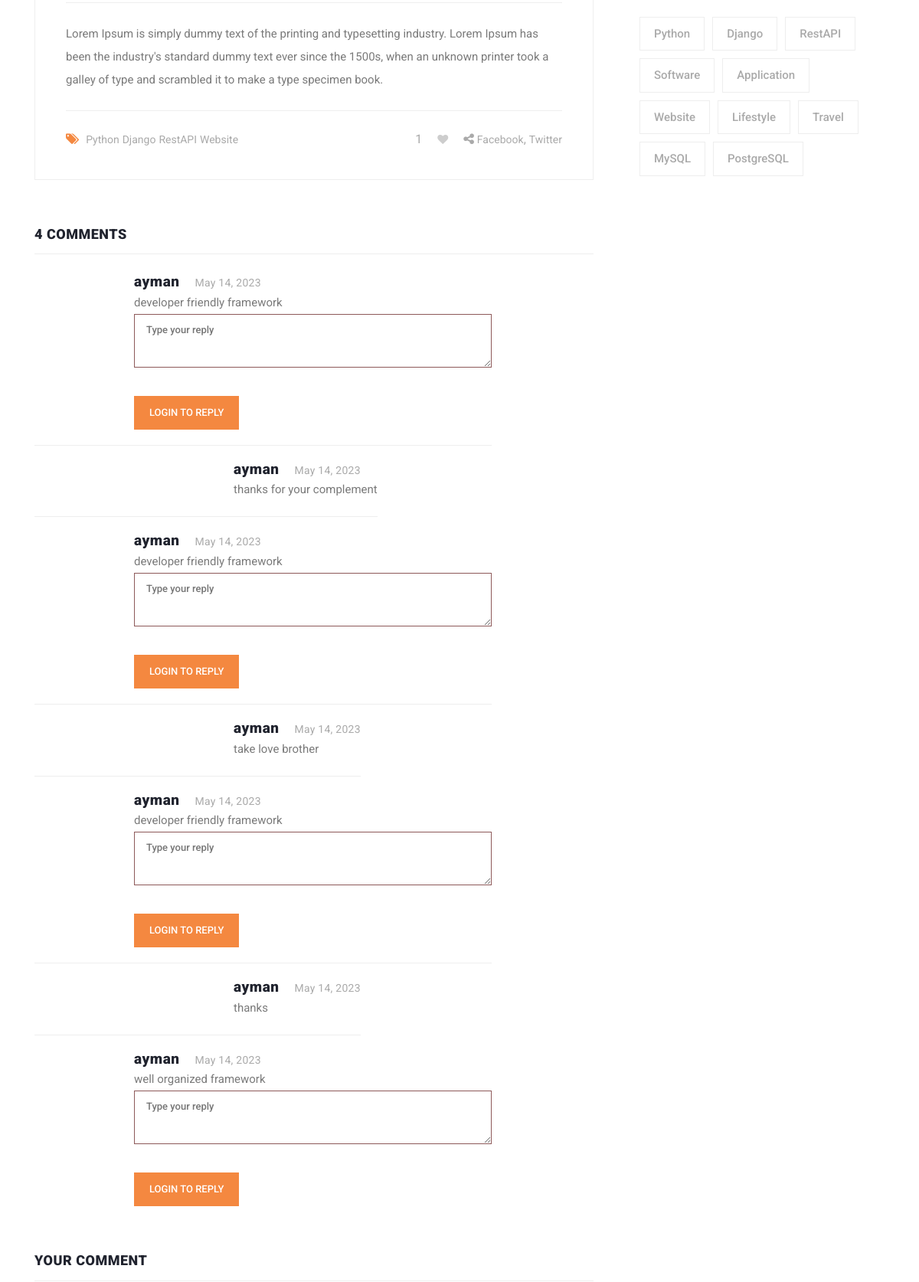
Page /blog/website-design-using-django-framework/ (middle part) on the earlier database version.
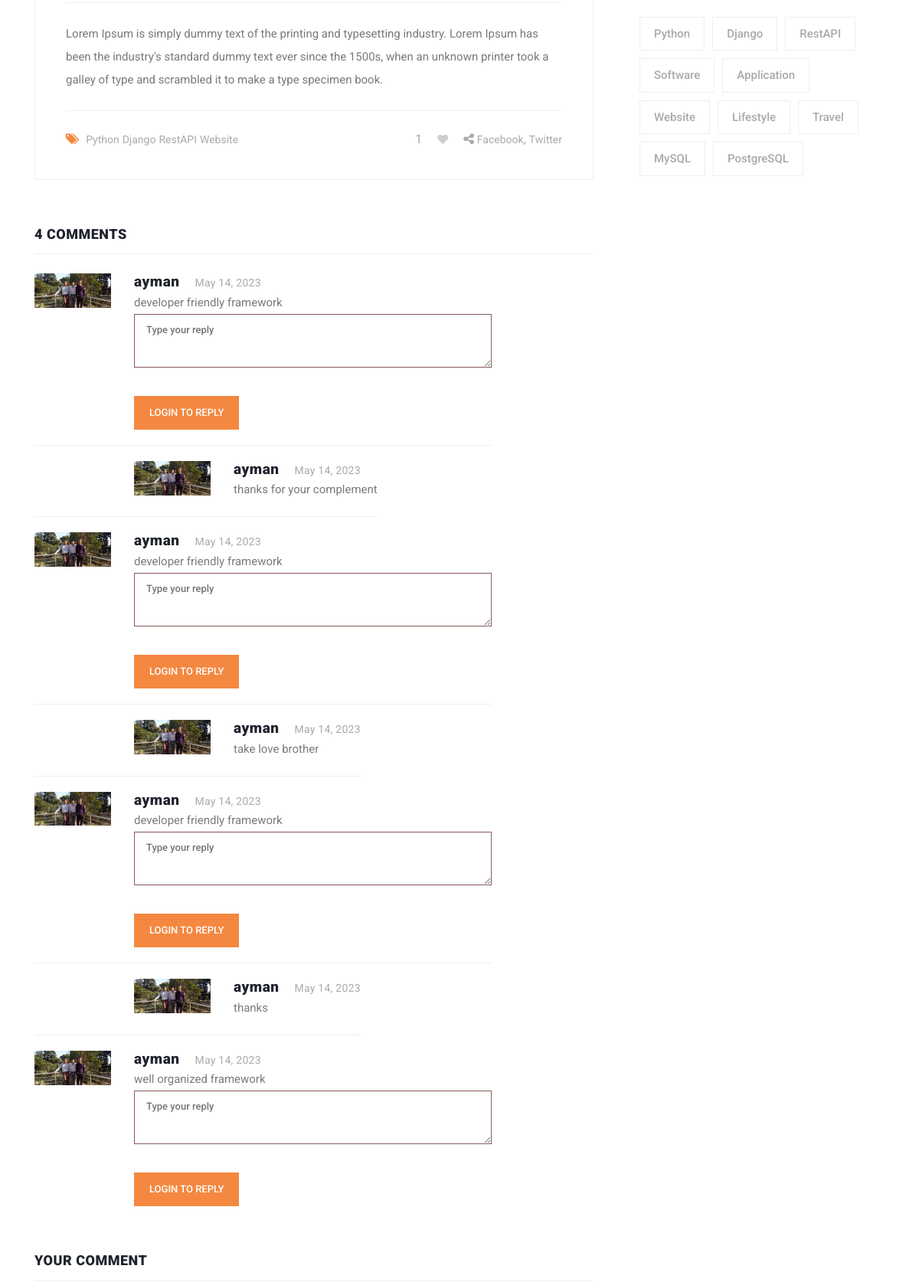
Same page on the later database version.
### blog/models.py (models this page shows, shortened)
class Blog(models.Model):
    user = models.ForeignKey(User, related_name='user_blogs', on_delete=models.CASCADE)
    category = models.ForeignKey(Category, related_name='category_blogs', on_delete=models.CASCADE)
    tags = models.ManyToManyField(Tag, related_name='tag_blogs', blank=True)
    likes = models.ManyToManyField(User, related_name='user_likes', blank=True)
    title = models.CharField(max_length=250)
    slug = models.SlugField(null=True, blank=True)
    banner = models.ImageField(upload_to='blog_banners')
    description = models.CharField(max_length=1000)
    created_date = models.DateField(auto_now_add=True)

class Tag(models.Model):
    title = models.CharField(max_length=100)
    slug = models.SlugField(null=True, blank=True)
    created_date = models.DateField(auto_now_add=True)

class Comment(models.Model):
    user = models.ForeignKey(User, related_name='user_comments', on_delete=models.CASCADE)
    blog = models.ForeignKey(Blog, related_name='blog_comments', on_delete=models.CASCADE)
    text = models.TextField()
    created_date = models.DateField(auto_now_add=True)

class Reply(models.Model):
    user = models.ForeignKey(User, related_name='user_replies', on_delete=models.CASCADE)
    comment = models.ForeignKey(Comment, related_name='comment_replies', on_delete=models.CASCADE)
    text = models.TextField()
    created_date = models.DateField(auto_now_add=True)

### account/models.py (models this page shows, shortened)
class User(AbstractUser):
    email = models.EmailField(max_length=150, unique=True, error_messages={
        "unique":"Email must be unique"
    })
    image = models.ImageField(null=True, blank=True, upload_to="user-images")
    REQUIRED_FIELDS = ["email"]
    objects = CustomUserManager()
    def get_profile_picture(self):
        url = ""
        try:
            url = self.image.url
        except:
            url = ""
        return url

### blog/views.py (the view)
# urls.py: path('blog/<str:slug>/', views.blog_details, name='blog_details'),
def blog_details(request, slug):
    blog = get_object_or_404(Blog, slug=slug)
    category = Category.objects.get(id=blog.category.id)
    comments = blog.blog_comments.all()
    related_blogs = category.category_blogs.all()
    tags = Tag.objects.order_by('created_date')
    liked_by = request.user in blog.likes.all()
    context = {
        'blog' : blog,
        'comments' : comments,
        'related_blogs' : related_blogs,
        'tags' : tags,
        'liked_by' : liked_by
    }
    return render(request, 'blog-details.html', context)

### blog/context_processors.py (called while the page is built)
def get_all_categories(request):
    categories = Category.objects.order_by('-created_date')
    context = {
        'categories' : categories
    }
    return context

def get_all_tags(request):
    tags = Tag.objects.order_by('-created_date')
    context = {
        'tags' : tags
    }
    return context

### templates/blog-details.html (shortened to what this page needs)
{% extends 'base.html' %}
{% load static %}
{% block content %}
  <section class="blog-posts grid-system">
    <div class="container">
      <div class="row">
        <div class="col-lg-8">
          <div class="all-blog-posts">
            <div class="row">
              <div class="col-lg-12">
                <div class="blog-post">
                  <div class="down-content">
                    <p>{{blog.description}}</p>
                    <div class="post-options">
                      <div class="row">
                        <div class="col-6">
                          <ul class="post-tags">
                            <li><i class="fa fa-tags"></i></li>
                            {% if blog.tags.all.count > 0 %}
                              {% for tag in blog.tags.all %}
                              <li><a href="#">{{tag.title}}</a></li>
                              {% endfor %}
                            {% else %}
                              None
                            {% endif %}
                          </ul>
                        </div>
                        {% if request.user.is_authenticated %}
                        <div class="col-6">
                          <ul class="post-share">
                            <li id="like-count">{{blog.likes.count}}</li>
                            {% if liked_by %}
                            <li class="pl-3 pr-3"><a href="javascript:void(0);"><i id="like-icon" data-blog="{{blog.id}}" class="fa fa-heart"></i></a></li>
                            {% else %}
                            <li class="pl-3 pr-3"><a href="javascript:void(0);"><i id="like-icon" data-blog="{{blog.id}}" class="fa fa-heart empty-heart"></i></a></li>
                            {% endif %}
                            <li><i class="fa fa-share-alt"></i></li>
                            <li><a href="#">Facebook</a>,</li>
                            <li><a href="#"> Twitter</a></li>
                          </ul>
                        </div>
                        {% else %}
                        <div class="col-6">
                          <ul class="post-share">
                            <li id="like-count">{{blog.likes.all.count}}</li>
                            {% if liked_by %}
                            <li class="pl-3 pr-3"><a href="{% url 'home' %}"><i id="like-icon" data-blog="{{blog.id}}" class="fa fa-heart"></i></a></li>
                            {% else %}
                            <li class="pl-3 pr-3"><a href="{% url 'home' %}"><i id="like-icon" data-blog="{{blog.id}}" class="fa fa-heart empty-heart"></i></a></li>
                            {% endif %}
                            <li><i class="fa fa-share-alt"></i></li>
                            <li><a href="#">Facebook</a>,</li>
                            <li><a href="#"> Twitter</a></li>
                          </ul>
                        </div>
                        {% endif %}
                      </div>
                    </div>
                  </div>
                </div>
              </div>
              <div class="col-lg-12">
                <div class="sidebar-item comments">
                  <div class="sidebar-heading">
                    <h2>{{blog.blog_comments.all.count}} comments</h2>
                  </div>
                  <div class="content">
                    <ul>
                      {% for comment in comments %}
                        <li>
                          <div class="author-thumb">
                            <img src="{{comment.user.get_profile_picture}}" alt="">
                          </div>
                          <div class="right-content">
                            <h4>{{comment.user.username}}<span>{{comment.created_date}}</span></h4>
                            <p>{{comment.text}}</p>
                            <form class="submit-reply" id="comment" action="{% url 'add_reply' blog.id comment.id %}" method="post">
                              <div class="row">
                                <div class="col-lg-12">
                                  <fieldset>
                                    <textarea name="text" id="message" placeholder="Type your reply" required=""></textarea>
                                  </fieldset>
                                </div>
                                <div class="col-lg-12">
                                  <fieldset>
                                    {% if request.user.is_authenticated %}
                                      <button type="submit" id="form-submit" class="main-button reply-button">Submit</button>
                                    {% else %}
                                      <a type="submit" href="#" id="form-submit" class="main-button reply-button">Login to reply</a>
                                    {% endif %}
                                  </fieldset>
                                </div>
                              </div>
                            </form>
                          </div>
                        </li>
                          {% for reply in comment.comment_replies.all %}
                          <li class="replied">
                            <div class="author-thumb">
                              <img src="{{reply.user.get_profile_picture}}" alt="">
                            </div>
                            <div class="right-content">
                              <h4>{{reply.user.username}}<span>{{reply.created_date}}</span></h4>
                              <p>{{reply.text}}</p>
                            </div>
                          </li>
                          {% endfor %}
                        {% endfor %}
                    </ul>
                  </div>
                </div>
              </div>
              <div class="col-lg-12">
                <div class="sidebar-item submit-comment">
                  <div class="sidebar-heading">
                    <h2>Your comment</h2>
                  </div>
                </div>
              </div>
            </div>
          </div>
        </div>
        <div class="col-lg-4">
          <div class="sidebar">
            <div class="row">
              <div class="col-lg-12">
                <div class="sidebar-item tags">
                  <div class="content">
                    <ul>
                      {% for tag in tags %}
                      <li><a href="#">{{tag.title}}</a></li>
                      {% endfor %}
                    </ul>
                  </div>
                </div>
              </div>
            </div>
          </div>
        </div>
      </div>
    </div>
  </section>
{% endblock content %}

### templates/base.html (shortened to what this page needs)
{% load static %}
<!DOCTYPE html>
<html lang="en">
  <head>
    <link href="{% static 'vendor/bootstrap/css/bootstrap.min.css' %}" rel="stylesheet">
    <link rel="stylesheet" href="{% static 'css/fontawesome.css' %}">
    <link rel="stylesheet" href="{% static 'css/blogsite.css' %}">
    <link rel="stylesheet" href="{% static 'css/owl.css' %}">
    <link rel="stylesheet" href="{% static 'css/main.css' %}">
  </head>
  <body>
    {% block content %}
    {% endblock content %}
  </body>
</html>

### templates/scripts.html (shortened to what this page needs)
    {% load static %}

### assets/css/blogsite.css (style rules this page uses)
body { font-family: 'Roboto', sans-serif; overflow-x: hidden; text-rendering: optimizeLegibility; -webkit-font-smoothing: antialiased; -moz-osx-font-smoothing: grayscale; }
p { margin-bottom: 0px; font-size: 15px; font-weight: 400; color: #7a7a7a; line-height: 30px; }
a { text-decoration: none!important; }
ul { padding: 0; margin: 0; list-style: none; }
h1,h2,h3,h4,h5,h6 { margin: 0px; }
.blog-posts { margin-top: 100px; }
.blog-posts .blog-post { margin-bottom: 30px; }
.blog-posts .down-content { padding: 40px; border-right: 1px solid #eee; border-left: 1px solid #eee; border-bottom: 1px solid #eee; }
.blog-posts .down-content p { padding: 25px 0px; margin: 25px 0px; border-top: 1px solid #eee; border-bottom: 1px solid #eee; }
.blog-posts .down-content ul.post-share { text-align: right; }
.blog-posts .down-content ul.post-tags li, .blog-posts .down-content ul.post-share li { display: inline-block; }
.blog-posts .down-content ul.post-tags li:first-child i, .blog-posts .down-content ul.post-share li:first-child i { color: #f48840; margin-right: 5px; }
.blog-posts .down-content ul.post-tags li, .blog-posts .down-content ul.post-share li { color: #aaa; }
.blog-posts .down-content ul.post-tags li a, .blog-posts .down-content ul.post-share li a { font-size: 14px; color: #aaa; font-weight: 400; transition: all .3s; }
.blog-posts .sidebar-heading h2 { font-size: 18px; text-transform: uppercase; font-weight: 900; letter-spacing: 0.5px; color: #20232e; border-bottom: 1px solid #eee; padding-bottom: 15px; margin-bottom: 25px; }
.blog-posts .comments { margin-top: 30px; }
.blog-posts .comments ul li { display: inline-block; margin-bottom: 20px; padding-bottom: 20px; border-bottom: 1px solid #eee; }
.blog-posts .comments ul li.replied { padding-left: 130px; }
.blog-posts .comments ul li:last-child { margin-bottom: 0px; padding-bottom: 0px; border-bottom: none; }
.blog-posts .comments ul li .author-thumb { display: inline; float: left; }
.blog-posts .comments ul li .author-thumb img { max-width: 100px; display: inline; }
.blog-posts .comments ul li .right-content { margin-left: 130px; }
.blog-posts .comments ul li .right-content h4 { color: #20232e; font-size: 19px; font-weight: 900; letter-spacing: 0.5px; }
.blog-posts .comments ul li .right-content h4 span { font-size: 14px; color: #aaa; font-weight: 400; letter-spacing: 0.25px; margin-left: 20px; }
.blog-posts .submit-comment { margin-top: 60px; }
.sidebar { margin-left: 30px; }
.sidebar .sidebar-item { margin-top: 50px; }
.sidebar .tags ul li { margin-right: 6px; display: inline-block; }
.sidebar .tags ul li { margin-bottom: 10px; }
.sidebar .tags ul li a { font-size: 15px; font-weight: 500; color: #aaa; display: inline-block; border: 1px solid #eee; padding: 10px 18px; transition: all .3s; }

### assets/css/main.css (style rules this page uses)
.submit-reply textarea { width: 100%; height: 46px; border: 1px solid #8d5959; font-size: 13px; text-transform: none; font-weight: 500; color: #7a7a7a; outline: none; padding: 10px 15px; margin-bottom: 30px; height: 180px; max-height: 70px; max-width: 100%; min-width: 300px !important; }
.reply-button { display: inline-block; background-color: #f48840; color: #fff; font-size: 13px; font-weight: 500; padding: 12px 20px; text-transform: uppercase; transition: all .3s; border: none; outline: none; }
.fa-heart { color: red !important; }
.empty-heart { color: #cdcdcd !important; }
input, textarea { text-transform: none !important; }

Differences in the rows shown:
changed through a linked row, Comment (number 1 of 4 on the later page): user.get_profile_picture: picture added
changed through a linked row, Reply "thanks for your complement": user.get_profile_picture: picture added
changed through a linked row, Comment (number 2 of 4 on the later page): user.get_profile_picture: picture added
changed through a linked row, Reply "take love brother": user.get_profile_picture: picture added
changed through a linked row, Comment (number 3 of 4 on the later page): user.get_profile_picture: picture added
changed through a linked row, Reply "thanks": user.get_profile_picture: picture added
changed through a linked row, Comment "well organized framework": user.get_profile_picture: picture added
